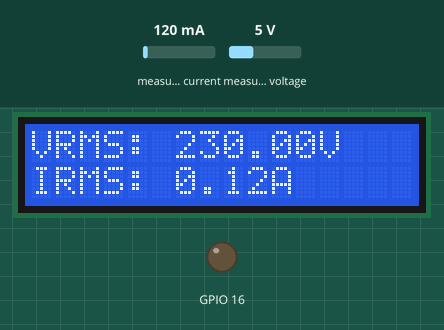
Simulated run of this sketch. Board: ESP32. On the bench: 16×2 character LCD, output pins drawn as LEDs (lit = HIGH). Inputs (shaded band) come from the test bench; at power-on: measured current 120 mA, measured voltage 5 V. WiFi joins after 1.5 s; servers stay silent unless stated; what the sketch prints to the serial monitor is not drawn.

Above: at 4.9 s.
5.0 s: measured current set to 40 mA
At 9.1 s:
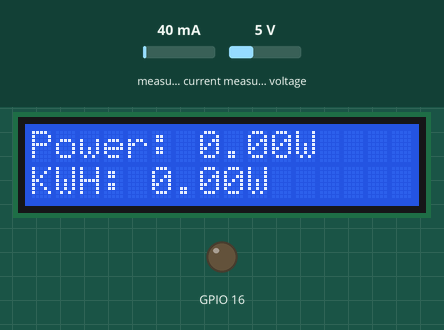
12.6 s: measured voltage set to 0.3 V
At 16.9 s:
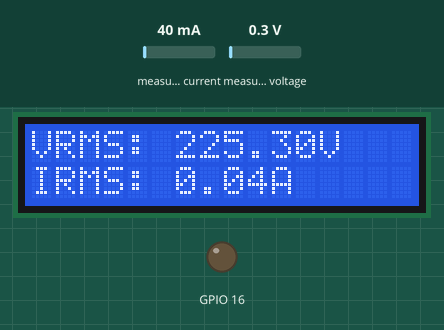
18.6 s: measured current set to 500 mA
At 23.9 s:
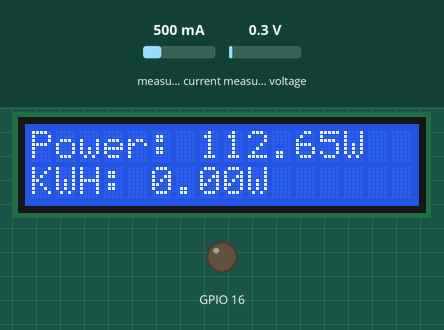
24.5 s: measured voltage set to 3.8 V
At 30.0 s:
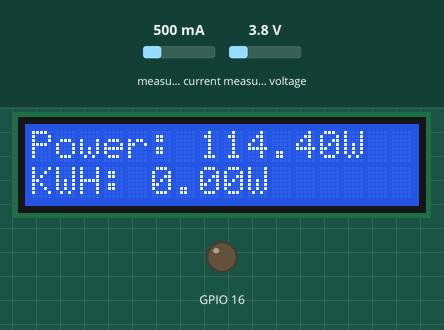
30.4 s: measured current set to 1000 mA
At 36.0 s:
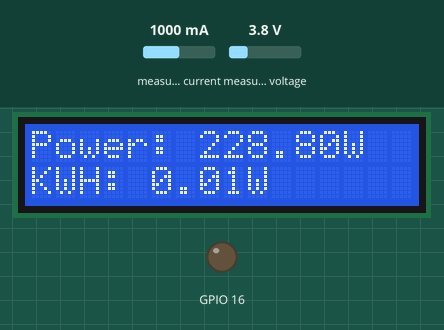
36.3 s: measured voltage set to 7.5 V
At 42.1 s:
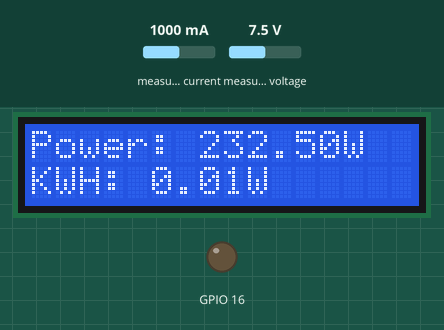
Timing chart, 0 to 43.2 s (numbered marks = the images above; inputs shaded):
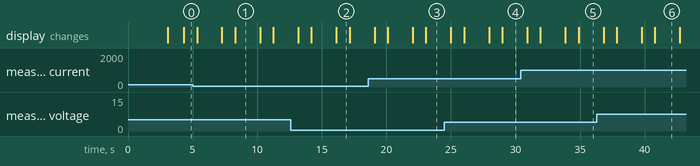

The sketch:

MicroprocessorPIT_copy_20230604235817.ino
```cpp
#include <WiFi.h>
#include <WiFiAP.h>
#include <WiFiClient.h>
#include <WiFiGeneric.h>
#include <WiFiMulti.h>
#include <WiFiSTA.h>
#include <WiFiScan.h>
#include <WiFiServer.h>
#include <WiFiType.h>
#include <WiFiUdp.h>
#include <LiquidCrystal_I2C.h>
#include "EmonLib.h"
#include <EEPROM.h>
#include <FirebaseESP32.h>
#include <addons/TokenHelper.h>
#include <addons/RTDBHelper.h>
#define vCalibration 115.07
#define currCalibration 1.40
#define WIFI_SSID "troix"
#define WIFI_PASSWORD "12345678"
#define DATABASE_URL "https://electricity-energy-meter-56b20-default-rtdb.firebaseio.com"
#define FIREBASE_AUTH "o92XclBYFI4WXPC94BfKMcVBMGEVriQglCCSH2VC"
FirebaseData fbdo;
FirebaseAuth auth;
FirebaseConfig config;
LiquidCrystal_I2C lcd(0x27, 16, 2);
EnergyMonitor emon;
const int relayPin = 33;
float kWh = 0;
float power = 0;
unsigned long lastmillis = millis();
unsigned long duration = 0;


// void IRAM_ATTR interruptRising() {
//   digitalWrite(relayPin, HIGH);
//   delay(1000);
// }

// void IRAM_ATTR interruptFalling() {
//   delay(10000);
//   digitalWrite(relayPin, LOW);
// }

void setup() {
  Serial.begin(115200);
  WiFi.begin(WIFI_SSID, WIFI_PASSWORD);
  lcd.init();
  lcd.backlight();
  emon.voltage(35, vCalibration, 1.7);
  emon.current(34, currCalibration);
  lcd.setCursor(0, 0);
  lcd.print("Power Puff Girls");
  lcd.setCursor(4, 1);
  lcd.print("Micro PIT");
  delay(3000);
  lcd.clear();
  pinMode(16, OUTPUT);
  // Firebase.begin("https://electricity-energy-meter-56b20-default-rtdb.firebaseio.com/", "o92XclBYFI4WXPC94BfKMcVBMGEVriQglCCSH2VC");
  // config.api_key = API_KEY;
  // auth.user.email = USER_EMAIL;
  // auth.user.password = USER_PASSWORD;
  // config.database_url = DATABASE_URL;
  // config.token_status_callback = tokenStatusCallback;
  // Firebase.begin(&config, &auth);
  config.database_url = DATABASE_URL;
  config.signer.test_mode = true;
  config.token_status_callback = tokenStatusCallback;
  Firebase.reconnectWiFi(true);
  Firebase.begin(DATABASE_URL, FIREBASE_AUTH);
  duration = millis();
}

void loop() {
  emon.calcVI(20, 2000);
  if (emon.Irms <0.09){
    power = emon.Vrms * 0;
  }else{
    power = emon.Vrms * emon.Irms;
  }
  kWh = kWh + power*(millis()-lastmillis)/3600000000.0;
  // attachInterrupt(digitalPinToInterrupt(relayPin), interruptRising, RISING); //power outtage
  // attachInterrupt(digitalPinToInterrupt(relayPin), interruptFalling, FALLING); //initialization
  delay(1000);
  lcd.clear();
  lcd.setCursor(0, 0);
  lcd.print(String("VRMS: ") + String(emon.Vrms) + String("V"));
  lcd.setCursor(0, 1);
  lcd.print(String("IRMS: ") + String(emon.Irms) + String("A"));
  delay(1000);
  lcd.clear();
  lcd.setCursor(0, 0);
  lcd.print(String("Power: ") + String(power) + String("W"));
  lcd.setCursor(0, 1);
  lcd.print(String("KWH: ") + String(kWh) + String("W"));
  delay(100);

  Serial.print("Vrms: ");
  Serial.print(emon.Vrms, 2);
  Serial.print("V");
  Serial.print("\tIrms: ");
  Serial.print(emon.Irms, 4);
  Serial.print("A");
  Serial.print("\tPower: ");
  Serial.print(emon.apparentPower, 4);
  Serial.print("W");
  Serial.print("\tkWh: ");
  Serial.print(kWh, 5);
  Serial.println("kWh");
  writeToFirebase();
}

void writeToFirebase() {
  if (Firebase.ready())
  {
    Serial.printf("Setting VRMS... %s\n", Firebase.setFloat(fbdo, F("ESP32/VRMS"), emon.Vrms) ? "done!" : fbdo.errorReason().c_str());
    Serial.printf("Setting IRMS... %s\n", Firebase.setFloat(fbdo, F("ESP32/IRMS"), emon.Irms) ? "done!" : fbdo.errorReason().c_str());
    Serial.printf("Setting Power... %s\n", Firebase.setFloat(fbdo, F("ESP32/Power"), emon.apparentPower) ? "done!" : fbdo.errorReason().c_str());
    Serial.printf("Setting KWH... %s\n", Firebase.setFloat(fbdo, F("ESP32/KWH"), kWh) ? "done!" : fbdo.errorReason().c_str());
 // Serial.printf("Get float... %s\n", Firebase.getFloat(fbdo, F("/test/float")) ? String(fbdo.to<float>()).c_str() : fbdo.errorReason().c_str());
} else {
  Serial.printf("Firebase not Ready!");
}
  //     if (Firebase.RTDB.setFloat(&fbdo, "test/float", 0.01 + random(0,100))){
  //     Serial.println("PASSED");
  //     Serial.println("PATH: " + fbdo.dataPath());
  //     Serial.println("TYPE: " + fbdo.dataType());
  //   }
  //   else {
  //     Serial.println("FAILED");
  //     Serial.println("REASON: " + fbdo.errorReason());
  //   }
  // Firebase.RTDB.setFloat(&fbdo, "ESP32/VRMS/", emon.Vrms);
  // Firebase.setFloat(IRMSfirebaseData, "ESP32/IRMS", emon.Irms);
  // Firebase.setFloat(PowerfirebaseData, "ESP32/Power", emon.apparentPower);
  // Firebase.setFloat(KWHfirebaseData, "ESP32/KWH", kWh);

  // IRMSfirebaseData.stringData()
  // PowerfirebaseData.stringData()
  // KWHfirebaseData.stringData()
}
  // double Current = getCurr();
  // double IRMS = (Current / 2.0) * 0.707;
  // double Voltage = getVPP();
  // double VRMS = (Voltage / 2.0) * 0.707;
  // lcd.setCursor(0, 0);
  // lcd.print(String("IRMS: ") + String(IRMS));
  // lcd.setCursor(0, 1);
  // lcd.print(String("VRMS: ") + String(VRMS));
// }

// float getCurr() {
//   float result;
//   int readValue;
//   int maxValue = 0;
//   int minValue = 4096;

//   uint32_t start_time = millis();
//   while ((millis() - start_time) < 1000) {
//     readValue = analogRead(34);
//     if (readValue > maxValue) {
//       maxValue = readValue;
//     }
//     if (readValue < minValue) {
//       minValue = readValue;
//     }
//   }

//   result = ((maxValue - minValue) * 3.3) / 4096.0;

//   return result;
// }

// float getVPP() {
//   float result;
//   int readValue;
//   int maxValue = 0;
//   int minValue = 4096;

//   uint32_t start_time = millis();
//   while ((millis() - start_time) < 1000) {
//     readValue = analogRead(35);
//     if (readValue > maxValue) {
//       maxValue = readValue;
//     }
//     if (readValue < minValue) {
//       minValue = readValue;
//     }
//   }

//   result = ((maxValue - minValue) * 3.3) / 4096.0;

//   return result;
// }
```

Measured:
- after the input at 5.0 s, the display: first differs from a run without the input after 2.3 s (image 1 shows a later state)
- after the input at 12.6 s, the display: first differs from a run without the input after 3.5 s (image 2)
- after the input at 18.6 s, the display: first differs from a run without the input after 3.4 s (image 3 shows a later state)
- after the input at 24.5 s, the display: first differs from a run without the input after 3.5 s (image 4 shows a later state)
- after the input at 30.4 s, the display: first differs from a run without the input after 3.5 s (image 5 shows a later state)
- after the input at 36.3 s, the display: first differs from a run without the input after 3.5 s (image 6 shows a later state)
- what the display in image 1 shows lasts 1.9 s, from 8.3 s to 10.2 s
